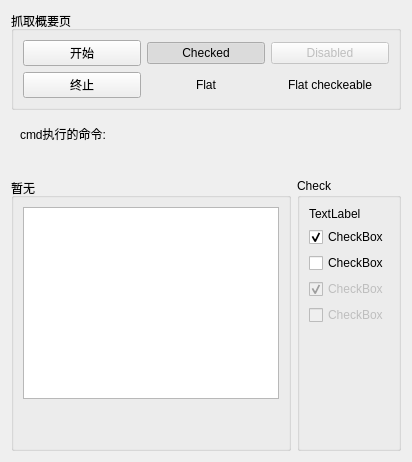
             <widget class="QWidget" name="tab_11">
              <attribute name="title">
               <string>概要页</string>
              </attribute>
              <layout class="QGridLayout" name="gridLayout_11">
               <item row="3" column="1">
                <widget class="QGroupBox" name="groupBox_3">
                 <property name="title">
                  <string>Check</string>
                 </property>
                 <layout class="QGridLayout" name="gridLayout_3">
                  <item row="4" column="0">
                   <widget class="QCheckBox" name="checkBox_4">
                    <property name="enabled">
                     <bool>false</bool>
                    </property>
                    <property name="text">
                     <string>CheckBox</string>
                    </property>
                    <property name="checked">
                     <bool>true</bool>
                    </property>
                   </widget>
                  </item>
                  <item row="6" column="0">
                   <spacer name="verticalSpacer_2">
                    <property name="orientation">
                     <enum>Qt::Vertical</enum>
                    </property>
                    <property name="sizeHint" stdset="0">
                     <size>
                      <width>20</width>
                      <height>40</height>
                     </size>
                    </property>
                   </spacer>
                  </item>
                  <item row="1" column="0">
                   <widget class="QCheckBox" name="checkBox">
                    <property name="text">
                     <string>CheckBox</string>
                    </property>
                    <property name="checked">
                     <bool>true</bool>
                    </property>
                    <property name="tristate">
                     <bool>true</bool>
                    </property>
                   </widget>
                  </item>
                  <item row="3" column="0">
                   <widget class="QCheckBox" name="checkBox_3">
                    <property name="text">
                     <string>CheckBox</string>
                    </property>
                    <property name="tristate">
                     <bool>true</bool>
                    </property>
                   </widget>
                  </item>
                  <item row="5" column="0">
                   <widget class="QCheckBox" name="checkBox_2">
                    <property name="enabled">
                     <bool>false</bool>
                    </property>
                    <property name="text">
                     <string>CheckBox</string>
                    </property>
                   </widget>
                  </item>
                  <item row="0" column="0">
                   <widget class="QLabel" name="tl_item_url_count">
                    <property name="text">
                     <string>TextLabel</string>
                    </property>
                   </widget>
                  </item>
                 </layout>
                </widget>
               </item>
               <item row="1" column="0">
                <widget class="QWidget" name="verticalWidget" native="true">
                 <layout class="QVBoxLayout" name="verticalLayout_6">
                  <item>
                   <widget class="QLabel" name="command_line_input">
                    <property name="text">
                     <string>cmd执行的命令:</string>
                    </property>
                   </widget>
                  </item>
                 </layout>
                </widget>
               </item>
               <item row="2" column="0">
                <spacer name="verticalSpacer_7">
                 <property name="orientation">
                  <enum>Qt::Vertical</enum>
                 </property>
                 <property name="sizeType">
                  <enum>QSizePolicy::Preferred</enum>
                 </property>
                 <property name="sizeHint" stdset="0">
                  <size>
                   <width>20</width>
                   <height>20</height>
                  </size>
                 </property>
                </spacer>
               </item>
               <item row="0" column="0" colspan="2">
                <widget class="QGroupBox" name="groupBox">
                 <property name="title">
                  <string>抓取概要页</string>
                 </property>
                 <layout class="QGridLayout" name="gridLayout">
                  <item row="0" column="0">
                   <widget class="QPushButton" name="pb_start_spider">
                    <property name="toolTip">
                     <string>Lorem ipsum dolor sit amet, consectetur adipiscing elit, sed do eiusmod tempor incididunt ut labore et dolore magna aliqua.</string>
                    </property>
                    <property name="text">
                     <string>开始</string>
                    </property>
                    <property name="icon">
                     <iconset>
                      <normaloff>start.svg</normaloff>start.svg</iconset>
                    </property>
                   </widget>
                  </item>
                  <item row="0" column="2">
                   <widget class="QPushButton" name="pushButton_6">
                    <property name="enabled">
                     <bool>false</bool>
                    </property>
                    <property name="text">
                     <string>Disabled</string>
                    </property>
                    <property name="checkable">
                     <bool>false</bool>
                    </property>
                    <property name="checked">
                     <bool>false</bool>
                    </property>
                    <property name="flat">
                     <bool>false</bool>
                    </property>
                   </widget>
                  </item>
                  <item row="0" column="1">
                   <widget class="QPushButton" name="pushButton_">
                    <property name="text">
                     <string>Checked</string>
                    </property>
                    <property name="checkable">
                     <bool>true</bool>
                    </property>
                    <property name="checked">
                     <bool>true</bool>
                    </property>
                   </widget>
                  </item>
                  <item row="1" column="0">
                   <widget class="QPushButton" name="pushButton_kill_end">
                    <property name="enabled">
                     <bool>true</bool>
                    </property>
                    <property name="text">
                     <string>终止</string>
                    </property>
                    <property name="icon">
                     <iconset>
                      <normaloff>终止.svg</normaloff>终止.svg</iconset>
                    </property>
                    <property name="checkable">
                     <bool>true</bool>
                    </property>
                    <property name="checked">
                     <bool>false</bool>
                    </property>
                    <property name="flat">
                     <bool>false</bool>
                    </property>
                   </widget>
                  </item>
                  <item row="1" column="1">
                   <widget class="QPushButton" name="pushButton_11">
                    <property name="text">
                     <string>Flat</string>
                    </property>
                    <property name="flat">
                     <bool>true</bool>
                    </property>
                   </widget>
                  </item>
                  <item row="1" column="2">
                   <widget class="QPushButton" name="pushButton_5">
                    <property name="text">
                     <string>Flat checkeable</string>
                    </property>
                    <property name="checkable">
                     <bool>true</bool>
                    </property>
                    <property name="checked">
                     <bool>false</bool>
                    </property>
                    <property name="flat">
                     <bool>true</bool>
                    </property>
                   </widget>
                  </item>
                 </layout>
                </widget>
               </item>
               <item row="3" column="0">
                <widget class="QGroupBox" name="groupBox_2">
                 <property name="title">
                  <string>暂无</string>
                 </property>
                 <layout class="QGridLayout" name="gridLayout_2">
                  <item row="1" column="0">
                   <spacer name="verticalSpacer">
                    <property name="orientation">
                     <enum>Qt::Vertical</enum>
                    </property>
                    <property name="sizeHint" stdset="0">
                     <size>
                      <width>20</width>
                      <height>40</height>
                     </size>
                    </property>
                   </spacer>
                  </item>
                  <item row="0" column="0">
                   <widget class="QTextBrowser" name="current_climb_progress"/>
                  </item>
                 </layout>
                </widget>
               </item>
              </layout>
             </widget>
